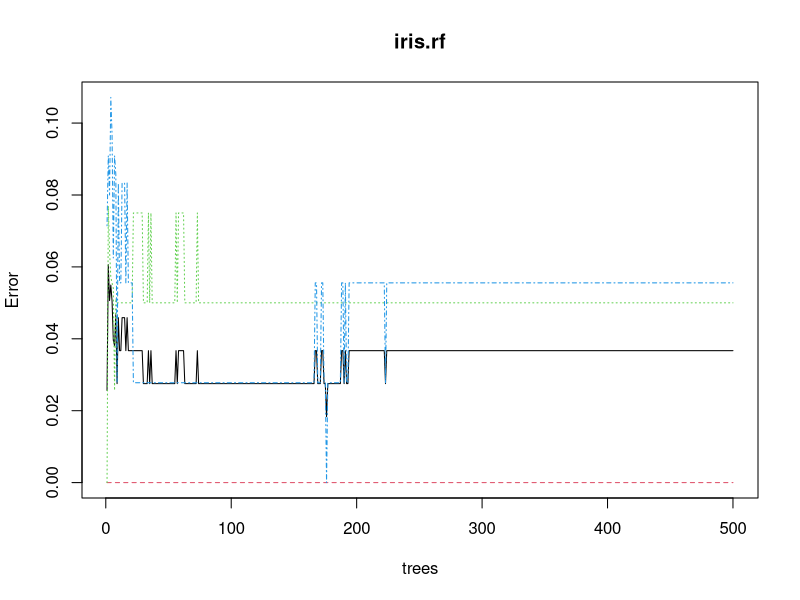
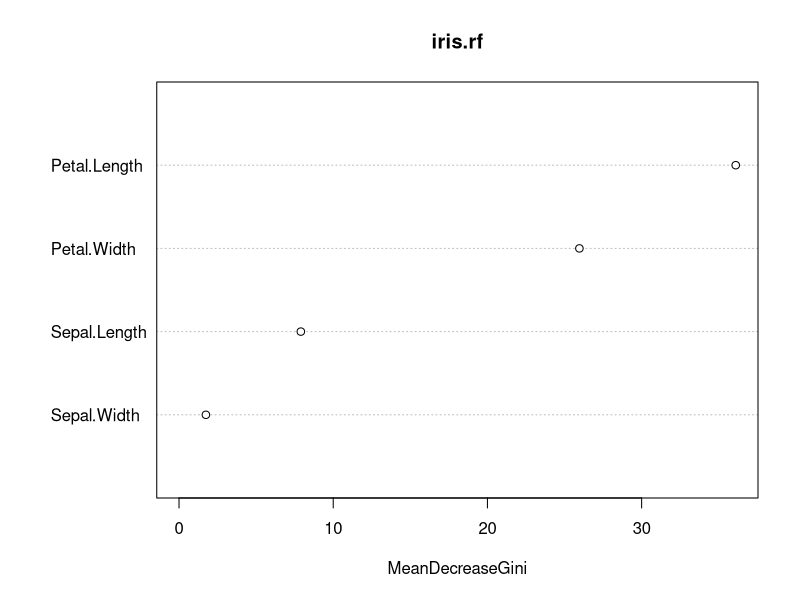

Generate these figures, in order, with R:
# IDS_09_02_Ensembles.R - Random Forest(Ensemble)

# ==========================================================
# Install and load packages as needed
# ==========================================================

install.packages("randomForest")  # Install randomForest
library(datasets)                 # Load built-in datasets 
library(randomForest)             # Load randomForest

# ==========================================================
# Classification tree
# ==========================================================

# Use "iris" from built-in datasets

head(iris)  # Show first six cases

# Split data into training set (2/3) and testing set (1/3)
set.seed(16103)  # Random seed ; consistency of randomness
iris.split <- sample(2, nrow(iris), 
                     replace = TRUE,
                     prob = c(2/3, 1/3))
iris.train <- iris[iris.split == 1, ]
iris.test  <- iris[iris.split == 2, ]

# Compute random forest of decision trees
set.seed(5972)                              # Random seed
iris.rf <- randomForest(Species ~ .,        # Use all var
                        data = iris.train,  # Data
                        ntree = 500,        # Num trees
                        proximity = TRUE)   # Compute prox

# Check model on training set
print(iris.rf)       # Results with classification table
plot(iris.rf)        # Plot of error by number of trees
importance(iris.rf)  # Table of variable importance
varImpPlot(iris.rf)  # Plot of variable importance #See whats important indicator

# Use model on testing data
iris.pred <- predict(iris.rf, newdata = iris.test)
table(iris.pred, iris.test$Species)

# ==========================================================
# Clean up
# ==========================================================

# Clear workspace
rm(list = ls()) 

# Unload packages
detach("package:datasets", unload = TRUE)
detach("package:randomForest", unload = TRUE)

# Clear plots
dev.off()

# Clear console
cat("\014")  # ctrl+L
